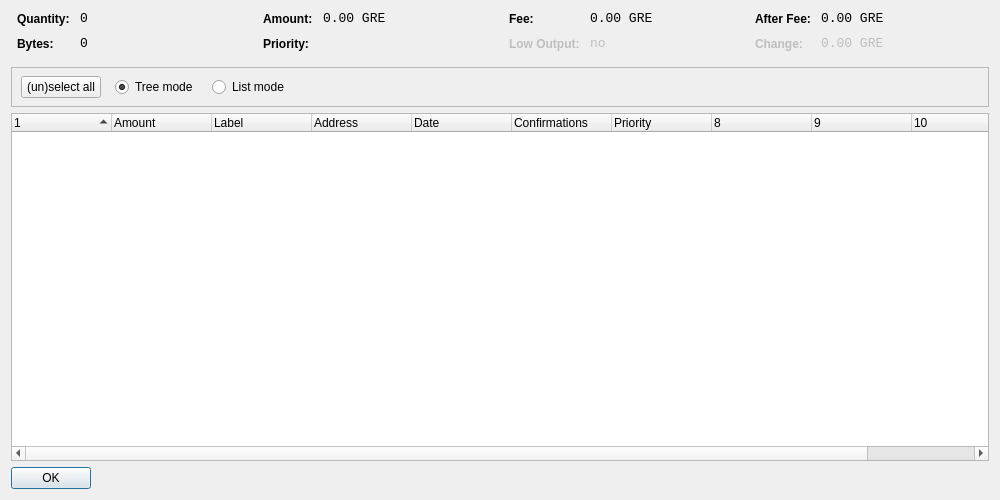
<?xml version="1.0" encoding="UTF-8"?>
<ui version="4.0">
 <class>CoinControlDialog</class>
 <widget class="QDialog" name="CoinControlDialog">
  <property name="geometry">
   <rect>
    <x>0</x>
    <y>0</y>
    <width>1000</width>
    <height>500</height>
   </rect>
  </property>
  <property name="windowTitle">
   <string>Coin Control</string>
  </property>
  <layout class="QVBoxLayout" name="verticalLayout">
   <item>
    <layout class="QHBoxLayout" name="horizontalLayoutTop" stretch="0,0,0,0">
     <property name="topMargin">
      <number>0</number>
     </property>
     <property name="bottomMargin">
      <number>10</number>
     </property>
     <item>
      <layout class="QFormLayout" name="formLayoutCoinControl1">
       <property name="horizontalSpacing">
        <number>10</number>
       </property>
       <property name="verticalSpacing">
        <number>10</number>
       </property>
       <property name="leftMargin">
        <number>6</number>
       </property>
       <property name="rightMargin">
        <number>6</number>
       </property>
       <item row="0" column="0">
        <widget class="QLabel" name="labelCoinControlQuantityText">
         <property name="styleSheet">
          <string notr="true">font-weight:bold;</string>
         </property>
         <property name="text">
          <string>Quantity:</string>
         </property>
        </widget>
       </item>
       <item row="0" column="1">
        <widget class="QLabel" name="labelCoinControlQuantity">
         <property name="font">
          <font>
           <family>Monospace</family>
           <pointsize>10</pointsize>
          </font>
         </property>
         <property name="cursor">
          <cursorShape>IBeamCursor</cursorShape>
         </property>
         <property name="contextMenuPolicy">
          <enum>Qt::ActionsContextMenu</enum>
         </property>
         <property name="text">
          <string notr="true">0</string>
         </property>
         <property name="textInteractionFlags">
          <set>Qt::LinksAccessibleByMouse|Qt::TextSelectableByKeyboard|Qt::TextSelectableByMouse</set>
         </property>
        </widget>
       </item>
       <item row="1" column="0">
        <widget class="QLabel" name="labelCoinControlBytesText">
         <property name="styleSheet">
          <string notr="true">font-weight:bold;</string>
         </property>
         <property name="text">
          <string>Bytes:</string>
         </property>
        </widget>
       </item>
       <item row="1" column="1">
        <widget class="QLabel" name="labelCoinControlBytes">
         <property name="font">
          <font>
           <family>Monospace</family>
           <pointsize>10</pointsize>
          </font>
         </property>
         <property name="cursor">
          <cursorShape>IBeamCursor</cursorShape>
         </property>
         <property name="contextMenuPolicy">
          <enum>Qt::ActionsContextMenu</enum>
         </property>
         <property name="text">
          <string notr="true">0</string>
         </property>
         <property name="textInteractionFlags">
          <set>Qt::LinksAccessibleByMouse|Qt::TextSelectableByKeyboard|Qt::TextSelectableByMouse</set>
         </property>
        </widget>
       </item>
      </layout>
     </item>
     <item>
      <layout class="QFormLayout" name="formLayoutCoinControl2">
       <property name="horizontalSpacing">
        <number>10</number>
       </property>
       <property name="verticalSpacing">
        <number>10</number>
       </property>
       <property name="leftMargin">
        <number>6</number>
       </property>
       <property name="rightMargin">
        <number>6</number>
       </property>
       <item row="0" column="0">
        <widget class="QLabel" name="labelCoinControlAmountText">
         <property name="styleSheet">
          <string notr="true">font-weight:bold;</string>
         </property>
         <property name="text">
          <string>Amount:</string>
         </property>
        </widget>
       </item>
       <item row="0" column="1">
        <widget class="QLabel" name="labelCoinControlAmount">
         <property name="font">
          <font>
           <family>Monospace</family>
           <pointsize>10</pointsize>
          </font>
         </property>
         <property name="cursor">
          <cursorShape>IBeamCursor</cursorShape>
         </property>
         <property name="contextMenuPolicy">
          <enum>Qt::ActionsContextMenu</enum>
         </property>
         <property name="text">
          <string notr="true">0.00 GRE</string>
         </property>
         <property name="textInteractionFlags">
          <set>Qt::LinksAccessibleByMouse|Qt::TextSelectableByKeyboard|Qt::TextSelectableByMouse</set>
         </property>
        </widget>
       </item>
       <item row="1" column="0">
        <widget class="QLabel" name="labelCoinControlPriorityText">
         <property name="styleSheet">
          <string notr="true">font-weight:bold;</string>
         </property>
         <property name="text">
          <string>Priority:</string>
         </property>
        </widget>
       </item>
       <item row="1" column="1">
        <widget class="QLabel" name="labelCoinControlPriority">
         <property name="font">
          <font>
           <family>Monospace</family>
           <pointsize>10</pointsize>
          </font>
         </property>
         <property name="cursor">
          <cursorShape>IBeamCursor</cursorShape>
         </property>
         <property name="contextMenuPolicy">
          <enum>Qt::ActionsContextMenu</enum>
         </property>
         <property name="text">
          <string/>
         </property>
         <property name="textInteractionFlags">
          <set>Qt::LinksAccessibleByMouse|Qt::TextSelectableByKeyboard|Qt::TextSelectableByMouse</set>
         </property>
        </widget>
       </item>
      </layout>
     </item>
     <item>
      <layout class="QFormLayout" name="formLayoutCoinControl3">
       <property name="horizontalSpacing">
        <number>10</number>
       </property>
       <property name="verticalSpacing">
        <number>10</number>
       </property>
       <property name="leftMargin">
        <number>6</number>
       </property>
       <property name="rightMargin">
        <number>6</number>
       </property>
       <item row="0" column="0">
        <widget class="QLabel" name="labelCoinControlFeeText">
         <property name="styleSheet">
          <string notr="true">font-weight:bold;</string>
         </property>
         <property name="text">
          <string>Fee:</string>
         </property>
        </widget>
       </item>
       <item row="0" column="1">
        <widget class="QLabel" name="labelCoinControlFee">
         <property name="font">
          <font>
           <family>Monospace</family>
           <pointsize>10</pointsize>
          </font>
         </property>
         <property name="cursor">
          <cursorShape>IBeamCursor</cursorShape>
         </property>
         <property name="contextMenuPolicy">
          <enum>Qt::ActionsContextMenu</enum>
         </property>
         <property name="text">
          <string notr="true">0.00 GRE</string>
         </property>
         <property name="textInteractionFlags">
          <set>Qt::LinksAccessibleByMouse|Qt::TextSelectableByKeyboard|Qt::TextSelectableByMouse</set>
         </property>
        </widget>
       </item>
       <item row="1" column="0">
        <widget class="QLabel" name="labelCoinControlLowOutputText">
         <property name="enabled">
          <bool>false</bool>
         </property>
         <property name="styleSheet">
          <string notr="true">font-weight:bold;</string>
         </property>
         <property name="text">
          <string>Low Output:</string>
         </property>
        </widget>
       </item>
       <item row="1" column="1">
        <widget class="QLabel" name="labelCoinControlLowOutput">
         <property name="enabled">
          <bool>false</bool>
         </property>
         <property name="font">
          <font>
           <family>Monospace</family>
           <pointsize>10</pointsize>
          </font>
         </property>
         <property name="cursor">
          <cursorShape>IBeamCursor</cursorShape>
         </property>
         <property name="contextMenuPolicy">
          <enum>Qt::ActionsContextMenu</enum>
         </property>
         <property name="text">
          <string notr="true">no</string>
         </property>
         <property name="textInteractionFlags">
          <set>Qt::LinksAccessibleByMouse|Qt::TextSelectableByKeyboard|Qt::TextSelectableByMouse</set>
         </property>
        </widget>
       </item>
      </layout>
     </item>
     <item>
      <layout class="QFormLayout" name="formLayoutCoinControl4">
       <property name="horizontalSpacing">
        <number>10</number>
       </property>
       <property name="verticalSpacing">
        <number>10</number>
       </property>
       <property name="leftMargin">
        <number>6</number>
       </property>
       <property name="rightMargin">
        <number>6</number>
       </property>
       <item row="0" column="0">
        <widget class="QLabel" name="labelCoinControlAfterFeeText">
         <property name="styleSheet">
          <string notr="true">font-weight:bold;</string>
         </property>
         <property name="text">
          <string>After Fee:</string>
         </property>
        </widget>
       </item>
       <item row="0" column="1">
        <widget class="QLabel" name="labelCoinControlAfterFee">
         <property name="font">
          <font>
           <family>Monospace</family>
           <pointsize>10</pointsize>
          </font>
         </property>
         <property name="cursor">
          <cursorShape>IBeamCursor</cursorShape>
         </property>
         <property name="contextMenuPolicy">
          <enum>Qt::ActionsContextMenu</enum>
         </property>
         <property name="text">
          <string notr="true">0.00 GRE</string>
         </property>
         <property name="textInteractionFlags">
          <set>Qt::LinksAccessibleByMouse|Qt::TextSelectableByKeyboard|Qt::TextSelectableByMouse</set>
         </property>
        </widget>
       </item>
       <item row="1" column="0">
        <widget class="QLabel" name="labelCoinControlChangeText">
         <property name="enabled">
          <bool>false</bool>
         </property>
         <property name="styleSheet">
          <string notr="true">font-weight:bold;</string>
         </property>
         <property name="text">
          <string>Change:</string>
         </property>
        </widget>
       </item>
       <item row="1" column="1">
        <widget class="QLabel" name="labelCoinControlChange">
         <property name="enabled">
          <bool>false</bool>
         </property>
         <property name="font">
          <font>
           <family>Monospace</family>
           <pointsize>10</pointsize>
          </font>
         </property>
         <property name="cursor">
          <cursorShape>IBeamCursor</cursorShape>
         </property>
         <property name="contextMenuPolicy">
          <enum>Qt::ActionsContextMenu</enum>
         </property>
         <property name="text">
          <string notr="true">0.00 GRE</string>
         </property>
         <property name="textInteractionFlags">
          <set>Qt::LinksAccessibleByMouse|Qt::TextSelectableByKeyboard|Qt::TextSelectableByMouse</set>
         </property>
        </widget>
       </item>
      </layout>
     </item>
    </layout>
   </item>
   <item>
    <widget class="QFrame" name="frame">
     <property name="minimumSize">
      <size>
       <width>0</width>
       <height>40</height>
      </size>
     </property>
     <property name="frameShape">
      <enum>QFrame::StyledPanel</enum>
     </property>
     <property name="frameShadow">
      <enum>QFrame::Sunken</enum>
     </property>
     <widget class="QWidget" name="horizontalLayoutWidget">
      <property name="geometry">
       <rect>
        <x>10</x>
        <y>0</y>
        <width>781</width>
        <height>41</height>
       </rect>
      </property>
      <layout class="QHBoxLayout" name="horizontalLayoutPanel" stretch="0,0,0,0,0">
       <property name="spacing">
        <number>14</number>
       </property>
       <item>
        <widget class="QPushButton" name="pushButtonSelectAll">
         <property name="sizePolicy">
          <sizepolicy hsizetype="Maximum" vsizetype="Fixed">
           <horstretch>0</horstretch>
           <verstretch>0</verstretch>
          </sizepolicy>
         </property>
         <property name="text">
          <string>(un)select all</string>
         </property>
        </widget>
       </item>
       <item>
        <widget class="QRadioButton" name="radioTreeMode">
         <property name="sizePolicy">
          <sizepolicy hsizetype="Maximum" vsizetype="Fixed">
           <horstretch>0</horstretch>
           <verstretch>0</verstretch>
          </sizepolicy>
         </property>
         <property name="text">
          <string>Tree mode</string>
         </property>
         <property name="checked">
          <bool>true</bool>
         </property>
        </widget>
       </item>
       <item>
        <widget class="QRadioButton" name="radioListMode">
         <property name="sizePolicy">
          <sizepolicy hsizetype="Maximum" vsizetype="Fixed">
           <horstretch>0</horstretch>
           <verstretch>0</verstretch>
          </sizepolicy>
         </property>
         <property name="text">
          <string>List mode</string>
         </property>
        </widget>
       </item>
       <item>
        <spacer name="horizontalSpacer">
         <property name="orientation">
          <enum>Qt::Horizontal</enum>
         </property>
         <property name="sizeHint" stdset="0">
          <size>
           <width>40</width>
           <height>20</height>
          </size>
         </property>
        </spacer>
       </item>
      </layout>
     </widget>
    </widget>
   </item>
   <item>
    <widget class="CoinControlTreeWidget" name="treeWidget">
     <property name="contextMenuPolicy">
      <enum>Qt::CustomContextMenu</enum>
     </property>
     <property name="sortingEnabled">
      <bool>false</bool>
     </property>
     <property name="columnCount">
      <number>11</number>
     </property>
     <attribute name="headerShowSortIndicator" stdset="0">
      <bool>true</bool>
     </attribute>
     <attribute name="headerStretchLastSection">
      <bool>false</bool>
     </attribute>
     <column>
      <property name="text">
       <string/>
      </property>
     </column>
     <column>
      <property name="text">
       <string>Amount</string>
      </property>
     </column>
     <column>
      <property name="text">
       <string>Label</string>
      </property>
     </column>
     <column>
      <property name="text">
       <string>Address</string>
      </property>
     </column>
     <column>
      <property name="text">
       <string>Date</string>
      </property>
     </column>
     <column>
      <property name="text">
       <string>Confirmations</string>
      </property>
      <property name="toolTip">
       <string>Confirmed</string>
      </property>
     </column>
     <column>
      <property name="text">
       <string>Priority</string>
      </property>
     </column>
     <column>
      <property name="text">
       <string/>
      </property>
     </column>
     <column>
      <property name="text">
       <string/>
      </property>
     </column>
     <column>
      <property name="text">
       <string/>
      </property>
     </column>
     <column>
      <property name="text">
       <string/>
      </property>
     </column>
    </widget>
   </item>
   <item>
    <widget class="QDialogButtonBox" name="buttonBox">
     <property name="sizePolicy">
      <sizepolicy hsizetype="Maximum" vsizetype="Fixed">
       <horstretch>0</horstretch>
       <verstretch>0</verstretch>
      </sizepolicy>
     </property>
     <property name="orientation">
      <enum>Qt::Horizontal</enum>
     </property>
     <property name="standardButtons">
      <set>QDialogButtonBox::Ok</set>
     </property>
    </widget>
   </item>
  </layout>
 </widget>
 <customwidgets>
  <customwidget>
   <class>CoinControlTreeWidget</class>
   <extends>QTreeWidget</extends>
   <header>coincontroltreewidget.h</header>
  </customwidget>
 </customwidgets>
 <resources/>
 <connections/>
</ui>
